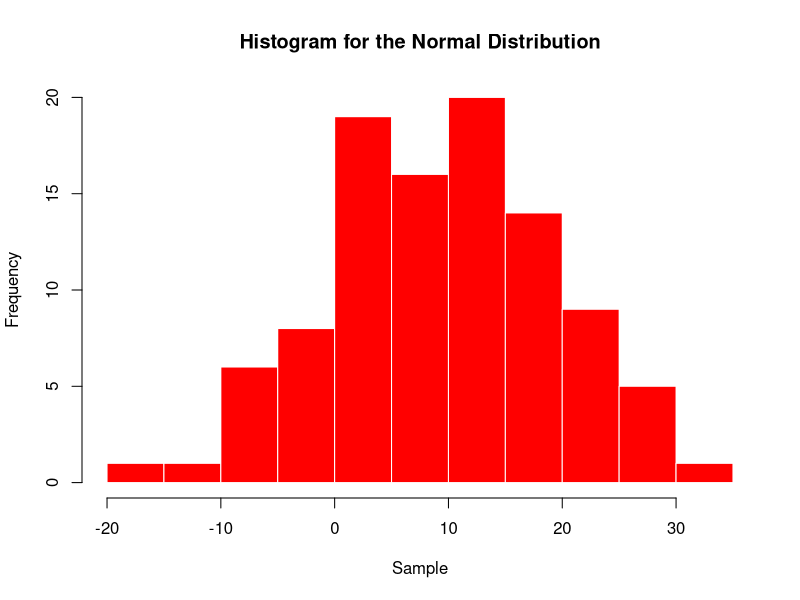
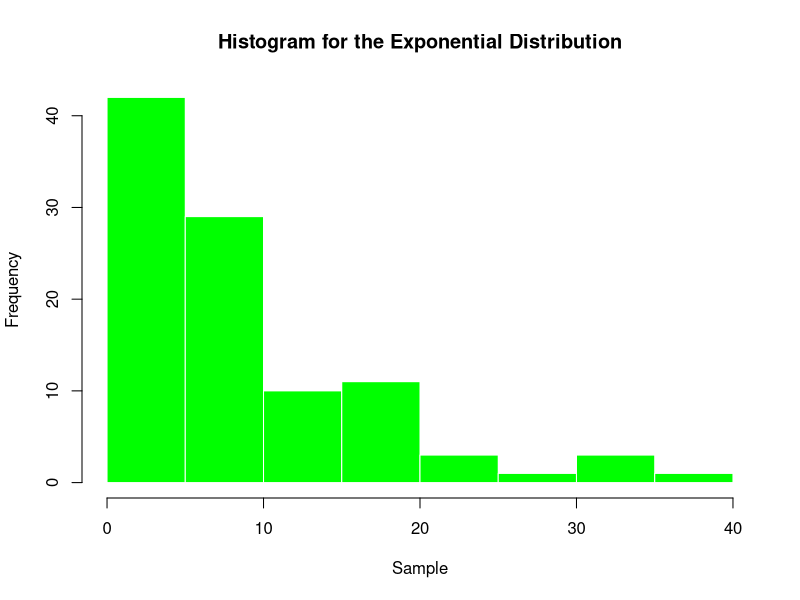
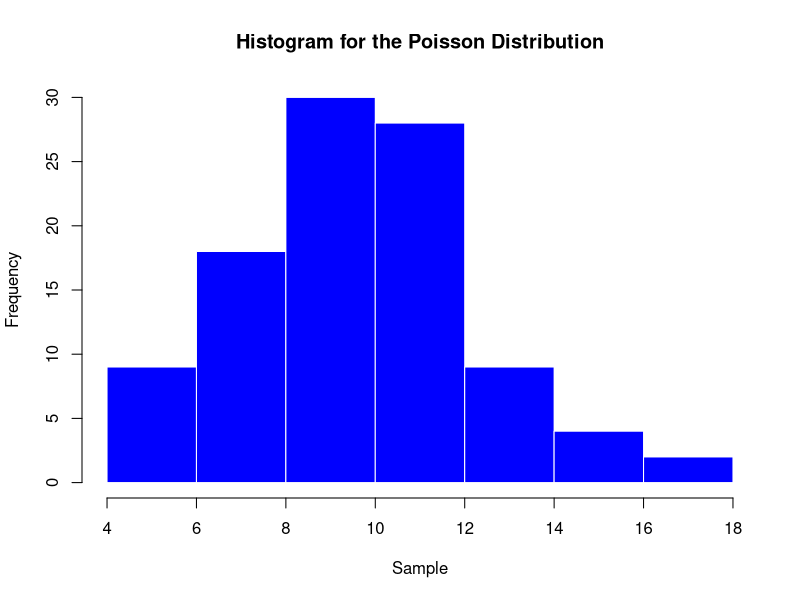

Generate these figures, in order, with R:
## ---- chunk 1

SampleT<-rnorm(100,mean=10,sd=10)
hist(SampleT,main="Histogram for the Normal Distribution",
           col="red",border="white",xlab="Sample" )
## ---- chunk 2
SampleT<-rexp(100,1/10)
hist(SampleT,main="Histogram for the Exponential Distribution",
           col="green",border="white",xlab="Sample" )
## ---- chunk 3
SampleT<- rpois(100,10)
hist(SampleT,main="Histogram for the Poisson Distribution",
           col="blue",border="white",xlab="Sample" )
